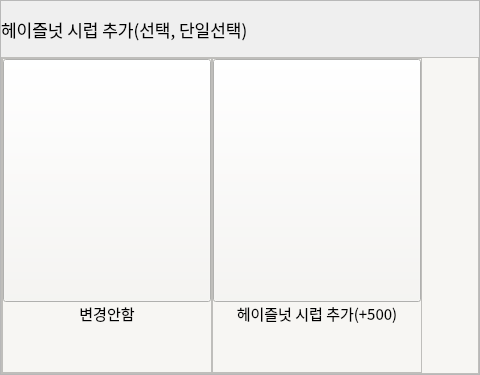
                 <widget class="QFrame" name="option_frame_4">
                  <property name="minimumSize">
                   <size>
                    <width>0</width>
                    <height>375</height>
                   </size>
                  </property>
                  <property name="maximumSize">
                   <size>
                    <width>23592958</width>
                    <height>375</height>
                   </size>
                  </property>
                  <property name="styleSheet">
                   <string notr="true"/>
                  </property>
                  <property name="frameShape">
                   <enum>QFrame::StyledPanel</enum>
                  </property>
                  <property name="frameShadow">
                   <enum>QFrame::Raised</enum>
                  </property>
                  <layout class="QVBoxLayout" name="verticalLayout_28">
                   <property name="spacing">
                    <number>0</number>
                   </property>
                   <property name="leftMargin">
                    <number>0</number>
                   </property>
                   <property name="topMargin">
                    <number>0</number>
                   </property>
                   <property name="rightMargin">
                    <number>0</number>
                   </property>
                   <property name="bottomMargin">
                    <number>0</number>
                   </property>
                   <item>
                    <widget class="QLabel" name="option_11_title_8">
                     <property name="minimumSize">
                      <size>
                       <width>0</width>
                       <height>0</height>
                      </size>
                     </property>
                     <property name="maximumSize">
                      <size>
                       <width>23592958</width>
                       <height>56</height>
                      </size>
                     </property>
                     <property name="font">
                      <font>
                       <family>Pretendard Medium</family>
                       <pointsize>13</pointsize>
                      </font>
                     </property>
                     <property name="text">
                      <string>헤이즐넛 시럽 추가(선택, 단일선택)</string>
                     </property>
                    </widget>
                   </item>
                   <item>
                    <widget class="QFrame" name="frame_26">
                     <property name="styleSheet">
                      <string notr="true">background-color: rgb(247, 246, 243);</string>
                     </property>
                     <property name="frameShape">
                      <enum>QFrame::StyledPanel</enum>
                     </property>
                     <property name="frameShadow">
                      <enum>QFrame::Raised</enum>
                     </property>
                     <layout class="QHBoxLayout" name="horizontalLayout_11">
                      <property name="spacing">
                       <number>0</number>
                      </property>
                      <property name="leftMargin">
                       <number>0</number>
                      </property>
                      <property name="topMargin">
                       <number>0</number>
                      </property>
                      <property name="rightMargin">
                       <number>0</number>
                      </property>
                      <property name="bottomMargin">
                       <number>0</number>
                      </property>
                      <item>
                       <widget class="QFrame" name="frame_27">
                        <property name="minimumSize">
                         <size>
                          <width>210</width>
                          <height>0</height>
                         </size>
                        </property>
                        <property name="frameShape">
                         <enum>QFrame::StyledPanel</enum>
                        </property>
                        <property name="frameShadow">
                         <enum>QFrame::Raised</enum>
                        </property>
                        <layout class="QVBoxLayout" name="verticalLayout_29">
                         <property name="spacing">
                          <number>0</number>
                         </property>
                         <property name="leftMargin">
                          <number>0</number>
                         </property>
                         <property name="topMargin">
                          <number>0</number>
                         </property>
                         <property name="rightMargin">
                          <number>0</number>
                         </property>
                         <property name="bottomMargin">
                          <number>0</number>
                         </property>
                         <item>
                          <widget class="QPushButton" name="no_choice_h">
                           <property name="minimumSize">
                            <size>
                             <width>0</width>
                             <height>243</height>
                            </size>
                           </property>
                           <property name="cursor">
                            <cursorShape>OpenHandCursor</cursorShape>
                           </property>
                           <property name="text">
                            <string/>
                           </property>
                           <property name="icon">
                            <iconset>
                             <normaloff>../img/qt자료/forbidden_gray.png</normaloff>../img/qt자료/forbidden_gray.png</iconset>
                           </property>
                           <property name="iconSize">
                            <size>
                             <width>168</width>
                             <height>225</height>
                            </size>
                           </property>
                           <property name="checkable">
                            <bool>true</bool>
                           </property>
                          </widget>
                         </item>
                         <item>
                          <widget class="QLabel" name="option_4_label_1">
                           <property name="font">
                            <font>
                             <family>Pretendard Light</family>
                             <pointsize>11</pointsize>
                            </font>
                           </property>
                           <property name="text">
                            <string>변경안함</string>
                           </property>
                           <property name="alignment">
                            <set>Qt::AlignHCenter|Qt::AlignTop</set>
                           </property>
                          </widget>
                         </item>
                        </layout>
                       </widget>
                      </item>
                      <item>
                       <widget class="QFrame" name="frame_28">
                        <property name="minimumSize">
                         <size>
                          <width>210</width>
                          <height>0</height>
                         </size>
                        </property>
                        <property name="frameShape">
                         <enum>QFrame::StyledPanel</enum>
                        </property>
                        <property name="frameShadow">
                         <enum>QFrame::Raised</enum>
                        </property>
                        <layout class="QVBoxLayout" name="verticalLayout_30">
                         <property name="spacing">
                          <number>0</number>
                         </property>
                         <property name="leftMargin">
                          <number>0</number>
                         </property>
                         <property name="topMargin">
                          <number>0</number>
                         </property>
                         <property name="rightMargin">
                          <number>0</number>
                         </property>
                         <property name="bottomMargin">
                          <number>0</number>
                         </property>
                         <item>
                          <widget class="QPushButton" name="syrup_add_h">
                           <property name="minimumSize">
                            <size>
                             <width>0</width>
                             <height>243</height>
                            </size>
                           </property>
                           <property name="cursor">
                            <cursorShape>OpenHandCursor</cursorShape>
                           </property>
                           <property name="text">
                            <string/>
                           </property>
                           <property name="icon">
                            <iconset>
                             <normaloff>../img/option_img/hazelnet_syrup.jpg</normaloff>../img/option_img/hazelnet_syrup.jpg</iconset>
                           </property>
                           <property name="iconSize">
                            <size>
                             <width>196</width>
                             <height>225</height>
                            </size>
                           </property>
                           <property name="checkable">
                            <bool>true</bool>
                           </property>
                          </widget>
                         </item>
                         <item>
                          <widget class="QLabel" name="option_4_label2">
                           <property name="font">
                            <font>
                             <family>Pretendard Light</family>
                             <pointsize>11</pointsize>
                            </font>
                           </property>
                           <property name="text">
                            <string>헤이즐넛 시럽 추가(+500)</string>
                           </property>
                           <property name="alignment">
                            <set>Qt::AlignHCenter|Qt::AlignTop</set>
                           </property>
                          </widget>
                         </item>
                        </layout>
                       </widget>
                      </item>
                      <item>
                       <spacer name="horizontalSpacer_10">
                        <property name="orientation">
                         <enum>Qt::Horizontal</enum>
                        </property>
                        <property name="sizeHint" stdset="0">
                         <size>
                          <width>56</width>
                          <height>37</height>
                         </size>
                        </property>
                       </spacer>
                      </item>
                     </layout>
                    </widget>
                   </item>
                  </layout>
                 </widget>
